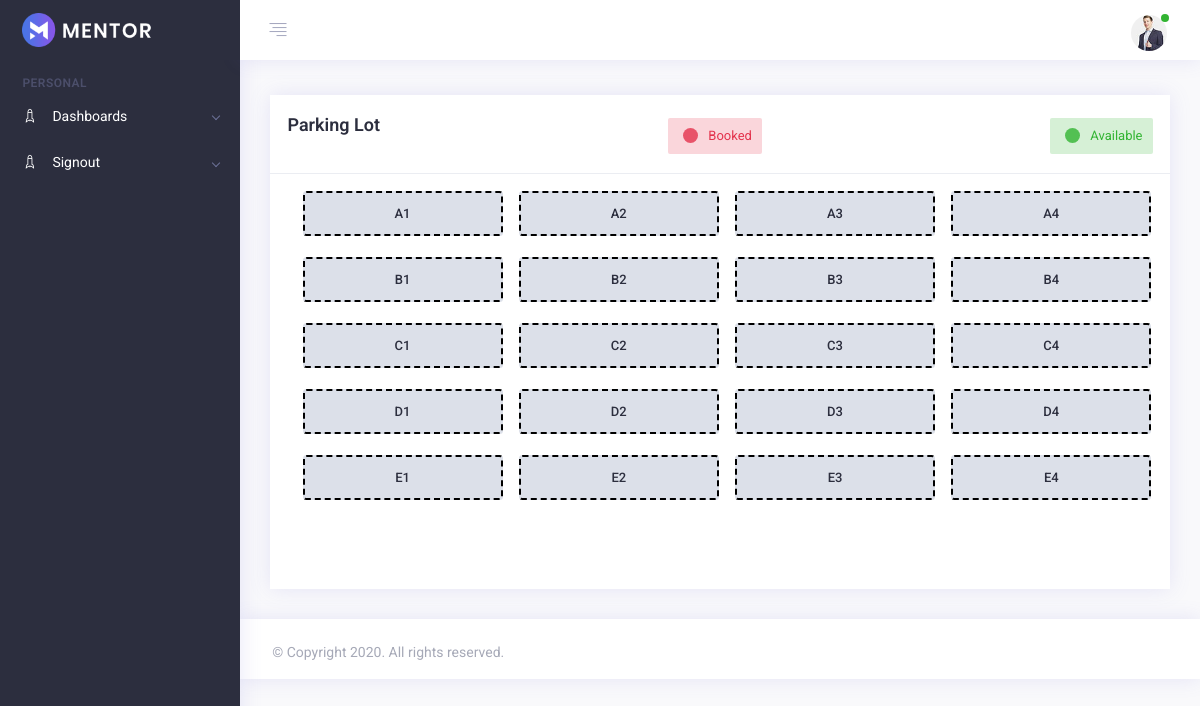
The page / on the database its author committed.
### tables this page shows
CREATE TABLE `parking_lot` (
  `id` int(10) NOT NULL,
  `name` varchar(10) NOT NULL,
  `parking_id` varchar(10) NOT NULL,
  `vehicle_no` varchar(20) NOT NULL,
  `mobile_no` varchar(10) NOT NULL,
  `date_date` timestamp NULL DEFAULT NULL
);

### index.php (the view, shortened to what this page needs)
<!DOCTYPE html>
<html lang="en">
<head>
    <link rel="stylesheet" type="text/css" href="assets/css/vendors.css" />
    <link rel="stylesheet" type="text/css" href="assets/css/style.css" />
</head>
<body>
    <div class="app">
        <div class="app-wrap">
            <header class="app-header top-bar">
                <nav class="navbar navbar-expand-md">
                    <div class="navbar-header d-flex align-items-center">
                        <a class="navbar-brand" href="">
                            <img src="assets/img/logo.png" class="img-fluid logo-desktop" alt="logo" />
                        </a>
                    </div>
                    <div class="collapse navbar-collapse" id="navbarSupportedContent">
                        <div class="navigation d-flex">
                            <ul class="navbar-nav nav-left">
                                <li class="nav-item">
                                    <a href="javascript:void(0)" class="nav-link sidebar-toggle">
                                        <i class="ti ti-align-right"></i>
                                    </a>
                                </li>
                                <li class="nav-item full-screen d-none d-lg-block" id="btnFullscreen">
                                    <a href="javascript:void(0)" class="nav-link expand">
                                    </a>
                                </li>
                            </ul>
                            <ul class="navbar-nav nav-right ml-auto">
                                <li class="nav-item dropdown user-profile">
                                    <a href="javascript:void(0)" class="nav-link dropdown-toggle " id="navbarDropdown4" role="button" data-toggle="dropdown" aria-haspopup="true" aria-expanded="false">
                                        <img src="assets/img/avtar/02.jpg" alt="avtar-img">
                                        <span class="bg-success user-status"></span>
                                    </a>
                                </li>
                            </ul>
                        </div>
                    </div>
                </nav>
            </header>
            <div class="app-container">
                <aside class="app-navbar">
                    <div class="sidebar-nav scrollbar scroll_light">
                        <ul class="metismenu " id="sidebarNav">
                            <li class="nav-static-title">Personal</li>
                            <li class="active">
                                <a class="has-arrow" href="javascript:void(0)" aria-expanded="false">
                                    <i class="nav-icon ti ti-rocket"></i>
                                    <span class="nav-title">Dashboards</span>
                                </a>
                             <li class="active">
                                <a class="has-arrow" href="javascript:void(0)" aria-expanded="false">
                                    <i class="nav-icon ti ti-rocket"></i>
                                    <span class="nav-title">Signout</span>
                                </a>
                            </li>
                            </li>
                        </ul>
                    </div>
                </aside>
                <div class="app-main" id="main">
                    <div class="container-fluid">
                        <div class="row">
                            <div class="col-xxl-5 m-b-30">
                                <div class="card card-statistics h-100 mb-0">
                                    <div class="card-header d-flex justify-content-between">
                                        <div class="card-heading">
                                            <h4 class="card-title">Parking Lot</h4>
                                        </div>
                                         <div class='fc-event fc-event-danger' data-color="fc-event-danger" style="margin-bottom: 1px;"><span></span> Booked</div>
                                                    <div class='fc-event fc-event-success' data-color="fc-event-success" style="margin-bottom: 1px;"><span></span> Available</div>
                                    </div>
                                    <div class="card-body" style="margin-bottom: 50px;">
                                        <div class="container">
<div class="row">
        <?php
            include ('connection.php');
            $query="SELECT * FROM parking_lot JOIN status ON parking_lot.parking_id=status.parking_id";
            $result=mysqli_query($conn,$query);
            while ($row=mysqli_fetch_array($result)){
                $name=$row['name'];
                $parking_color=$row['parking_color'];
            echo '<div class="col-sm-3">
                    <button style="width: 200px; height:45px; border: 2px dashed black" type="button" class="mb-4 btn '.$parking_color.'" data-toggle="modal" data-target="#myModal-'.$name.'">'.$name.'</button></div>';
            }
        ?>
</div>
</div>
                                  </div>
                                </div>
                            </div>
                        </div>
            <footer class="footer">
                <div class="row">
                    <div class="col-12 col-sm-6 text-center text-sm-left">
                        <p>&copy; Copyright 2020. All rights reserved.</p>
                    </div>
                    <div class="col  col-sm-6 ml-sm-auto text-center text-sm-right">
                    </div>
                </div>
            </footer>
        </div>
    </div>
</body>
</html>

### rows shown on the page
parking_lot: name "A1"
parking_lot: name "A2"
parking_lot: name "A3"
parking_lot: name "A4"
parking_lot: name "B1"
parking_lot: name "B2"
parking_lot: name "B3"
parking_lot: name "B4"
parking_lot: name "C1"
parking_lot: name "C2"
parking_lot: name "C3"
parking_lot: name "C4"
parking_lot: name "D1"
parking_lot: name "D2"
parking_lot: name "D3"
parking_lot: name "D4"
parking_lot: name "E1"
parking_lot: name "E2"
parking_lot: name "E3"
parking_lot: name "E4"
